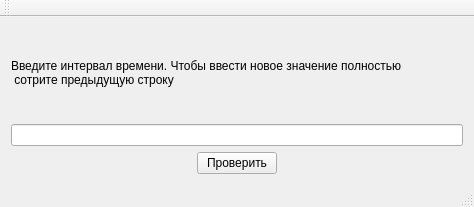
<?xml version="1.0" encoding="UTF-8"?>
<ui version="4.0">
 <class>MainWindow</class>
 <widget class="QMainWindow" name="MainWindow">
  <property name="geometry">
   <rect>
    <x>0</x>
    <y>0</y>
    <width>474</width>
    <height>207</height>
   </rect>
  </property>
  <property name="windowTitle">
   <string>MainWindow</string>
  </property>
  <widget class="QWidget" name="centralWidget">
   <layout class="QVBoxLayout" name="verticalLayout">
    <item>
     <widget class="QLabel" name="label">
      <property name="text">
       <string>Введите интервал времени. Чтобы ввести новое значение полностью
 сотрите предыдущую строку</string>
      </property>
     </widget>
    </item>
    <item>
     <widget class="QLineEdit" name="text"/>
    </item>
    <item>
     <layout class="QHBoxLayout" name="horizontalLayout">
      <item>
       <spacer name="horizontalSpacer">
        <property name="orientation">
         <enum>Qt::Horizontal</enum>
        </property>
        <property name="sizeHint" stdset="0">
         <size>
          <width>40</width>
          <height>20</height>
         </size>
        </property>
       </spacer>
      </item>
      <item>
       <widget class="QPushButton" name="checkButton">
        <property name="text">
         <string>Проверить</string>
        </property>
       </widget>
      </item>
      <item>
       <spacer name="horizontalSpacer_2">
        <property name="orientation">
         <enum>Qt::Horizontal</enum>
        </property>
        <property name="sizeHint" stdset="0">
         <size>
          <width>40</width>
          <height>20</height>
         </size>
        </property>
       </spacer>
      </item>
     </layout>
    </item>
   </layout>
  </widget>
  <widget class="QMenuBar" name="menuBar">
   <property name="geometry">
    <rect>
     <x>0</x>
     <y>0</y>
     <width>474</width>
     <height>20</height>
    </rect>
   </property>
  </widget>
  <widget class="QToolBar" name="mainToolBar">
   <attribute name="toolBarArea">
    <enum>TopToolBarArea</enum>
   </attribute>
   <attribute name="toolBarBreak">
    <bool>false</bool>
   </attribute>
  </widget>
  <widget class="QStatusBar" name="statusBar"/>
 </widget>
 <layoutdefault spacing="6" margin="11"/>
 <resources/>
 <connections/>
</ui>
